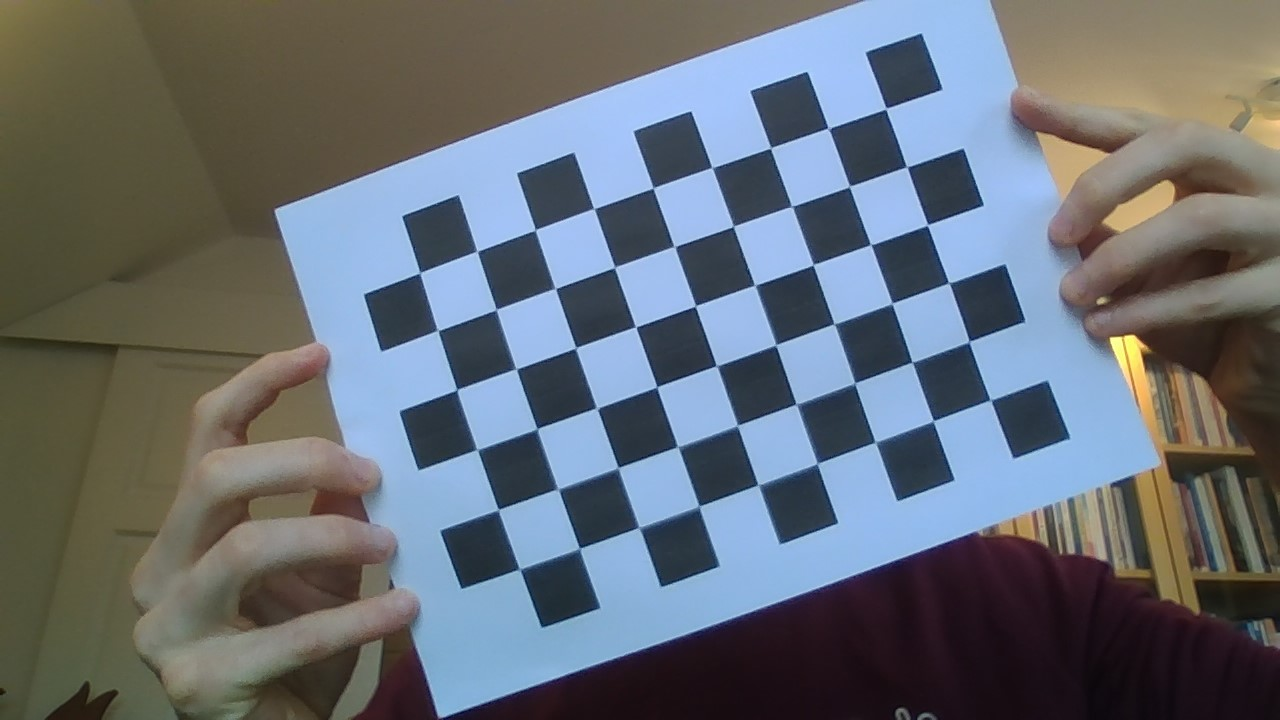
#> input picture camera_geometric_calibration/images/WIN_20230212_15_51_43_Pro.jpg, 1280 x 720 px; its folder holds only this picture in this run
$ python calibration_test.py
#> lines starting #> are read from the running program, lines starting #| are printed output that depends on the picture; after the words box and inside, x2 and y2 are one past the last pixel; in counts of white or black regions, pixels touching at a corner belong together; long printed decimals are rounded
# -*- coding: utf-8 -*-
"""
Created on Sun Feb 12 15:38:53 2023

@author: fedor
"""

import numpy as np
import cv2 as cv
import glob

# termination criteria
criteria = (cv.TERM_CRITERIA_EPS + cv.TERM_CRITERIA_MAX_ITER, 30, 0.001)
# prepare object points, like (0,0,0), (1,0,0), (2,0,0) ....,(6,5,0)
objp = np.zeros((9 * 6, 3), np.float32)

# Multiplied by 24 so that the object point coordinates are in mm
objp[:, :2] = 24 * np.mgrid[0:6, 0:9].T.reshape(-1, 2)
# Arrays to store object points and image points from all the images.
objpoints = []  # 3d point in real world space
imgpoints = []  # 2d points in image plane.
images = glob.glob('images/*.jpg')
for fname in images:
    img = cv.imread(fname)
#> img is the input picture: shape (720, 1280, 3); mean B, G, R 115.9, 109, 102.6
    gray = cv.cvtColor(img, cv.COLOR_BGR2GRAY)
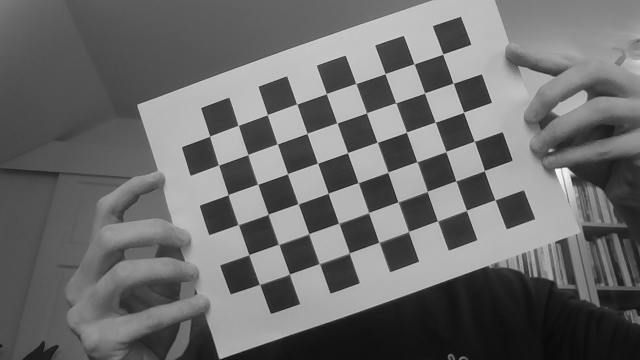
#> gray: shape (720, 1280) (shown at 1/2 size); min 6, max 247, mean 107.9
    # Find the chess board corners. shape is cols,rows
    ret, corners = cv.findChessboardCorners(gray, (6, 9), None)
#> ret = True; corners = 54 rows, first 8: [886, 108.5], [906.8, 166.8], [927.2, 225], [948.2, 281.9], [968.9, 340.7], [989.6, 399.7], [827.4, 128.1], [849.5, 186]
    # If found, add object points, image points (after refining them)
    if ret == True:
        objpoints.append(objp)
        corners2 = cv.cornerSubPix(gray, corners, (11, 11), (-1, -1), criteria)
#> corners2 = 54 rows, first 8: [885.9, 108.6], [906.7, 166.9], [927.5, 225], [948.9, 282.9], [969.2, 341.7], [990.4, 400], [828.4, 128.3], [849.5, 186.4]
        imgpoints.append(corners2)
        # Draw and display the corners
        cv.drawChessboardCorners(img, (6, 9), corners2, ret)
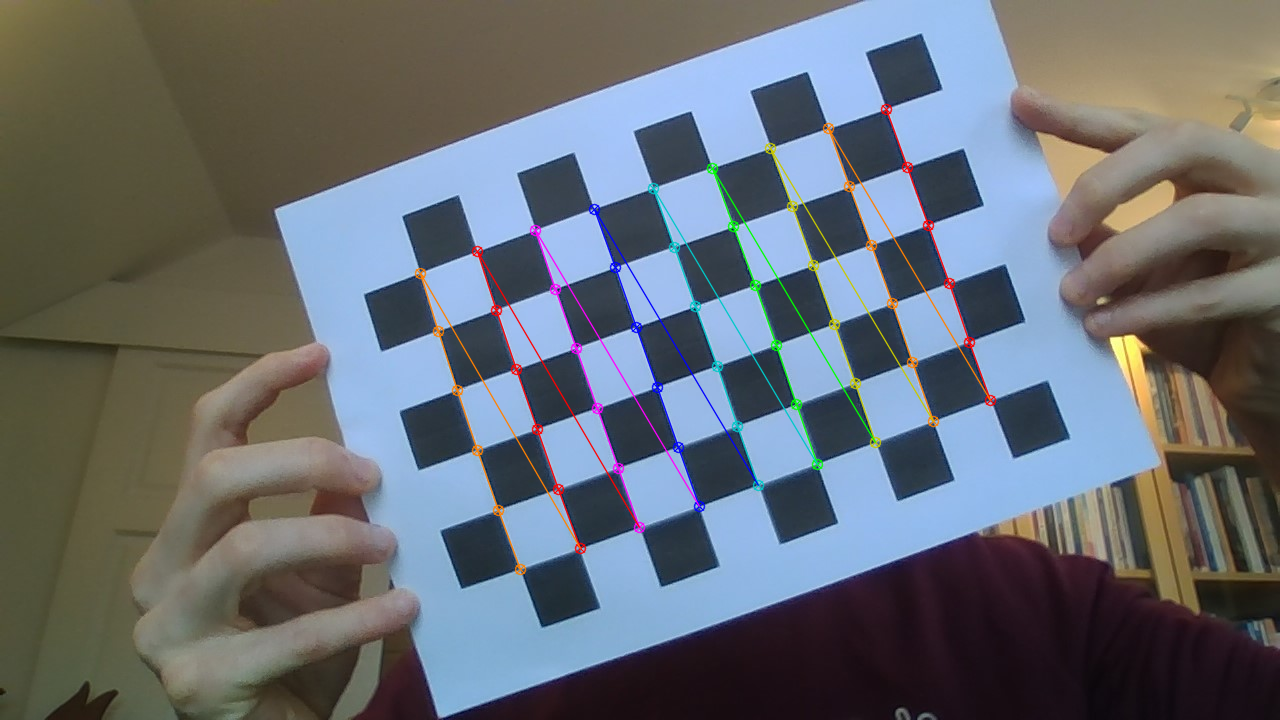
#> img: shape (720, 1280, 3); 2.08% of pixels changed, all inside (x1, y1, x2, y2) = (414, 103, 997, 576)
        cv.imshow('img', img)
        cv.waitKey(1000)
ret, mtx, dist, rvecs, tvecs = cv.calibrateCamera(objpoints, imgpoints, gray.shape[::-1], None, None)
#> ret = 0.425; mtx = [[3174.2, 0, 588.5], [0, 3203.9, 447.1], [0, 0, 1]]; dist = [[-3.6, 90.52, -0.0576, 0.0537, -1170.8]]; rvecs = ([-0.0958, 0.0522, 1.23],); tvecs = ([115, -129.7, 1213.9],)
cv.destroyAllWindows()

"""
img = cv.imread('images/WIN_20230212_15_51_43_Pro.jpg')
h,  w = img.shape[:2]
newcameramtx, roi = cv.getOptimalNewCameraMatrix(mtx, dist, (w,h), 1, (w,h))
# undistort
dst = cv.undistort(img, mtx, dist, None, newcameramtx)
# crop the image
x, y, w, h = roi
dst = dst[y:y+h, x:x+w]
cv.imwrite('calibresult.png', dst)
"""
import math

mean_error = 0
points = 0
for i in range(len(objpoints)):
    imgpoints2, _ = cv.projectPoints(objpoints[i], rvecs[i], tvecs[i], mtx, dist)
    error = cv.norm(imgpoints[i], imgpoints2, cv.NORM_L2)
    points += len(imgpoints2)
    mean_error += error
#> this loop made 1 pass
#> (error, points, mean_error) on pass 1: (3.12, 54, 3.12)
#> after the loop, mean_error = 3.12; points = 54

print("ret:", str(ret))
#| ret: 0.4249
print("total error: {}".format(math.sqrt(mean_error / points)))
#| total error: 0.2405


"""
    dist12 = euclid_distance(cor1, cor2)
    dist32 = euclid_distance(cor1, cor3)

    # Assumes that the corner points are further apart in the direction with more chessboard squares,
    # which will be true for normal inputs.
    if num_rows <= num_cols:
        if dist12 <= dist32:
            row_cor = cor1
            col_cor = cor3
        else:
            row_cor = cor3
            col_cor = cor1
    else:
        if dist12 <= dist32:
            col_cor = cor1
            row_cor = cor3
        else:
            col_cor = cor3
            row_cor = cor1
"""

$ run again, on camera_geometric_calibration/images/WIN_20230212_15_52_00_Pro.jpg
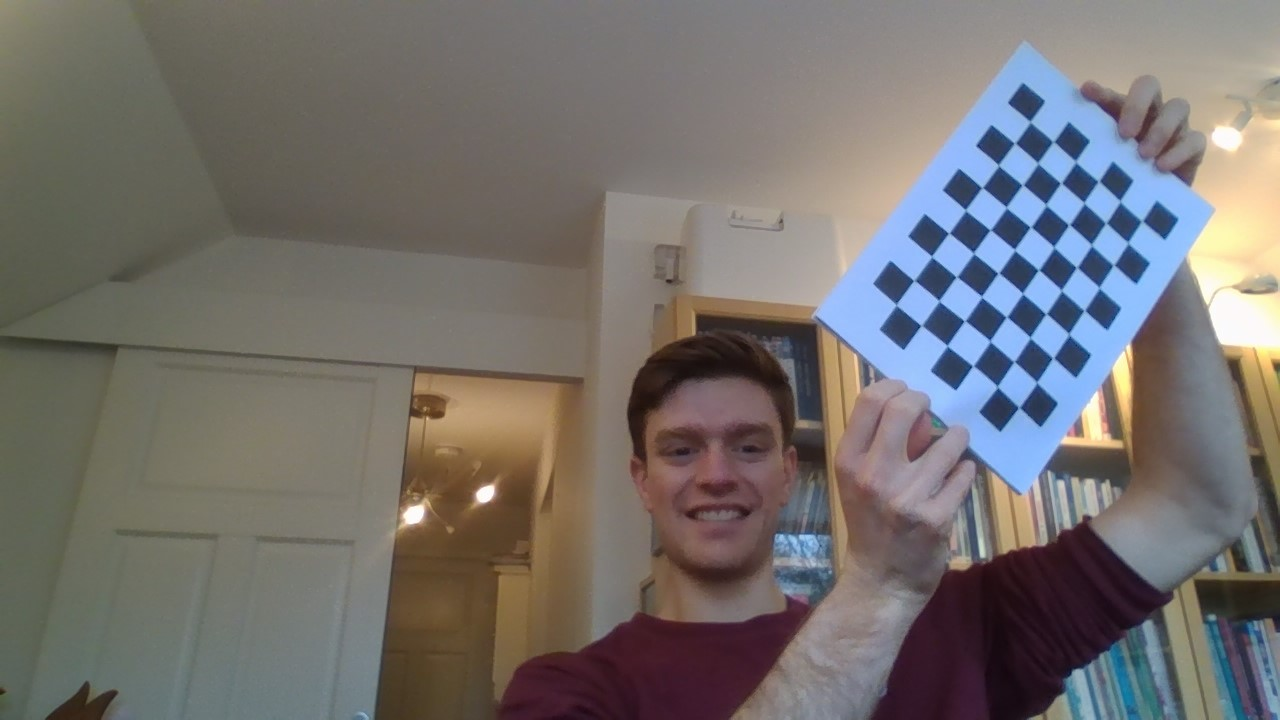
#> input picture camera_geometric_calibration/images/WIN_20230212_15_52_00_Pro.jpg, 1280 x 720 px
#> img is the input picture: shape (720, 1280, 3); mean B, G, R 110, 112.2, 116
#> `gray = cv.cvtColor(img, cv.COLOR_BGR2GRAY)`:
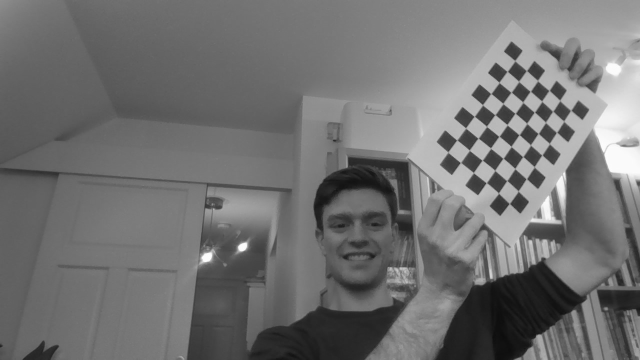
#> gray: shape (720, 1280) (shown at 1/2 size); min 12, max 255, mean 113.1
#> `ret, corners = cv.findChessboardCorners(gray, (6, 9), None)`: ret = True; corners = 54 rows, first 8: [1030.1, 120.9], [1052.1, 141.8], [1076.1, 162.6], [1098.5, 181.3], [1120.2, 200.1], [1142.9, 220.8], [1014.4, 143], [1037.3, 162.2]
#> corners2 = 54 rows, first 8: [1030.2, 121.8], [1053.5, 141.6], [1075.6, 161.6], [1098.6, 181.2], [1120, 201.2], [1142, 221.1], [1014.8, 143.2], [1037.9, 163.1]
#> `cv.drawChessboardCorners(img, (6, 9), corners2, ret)`:
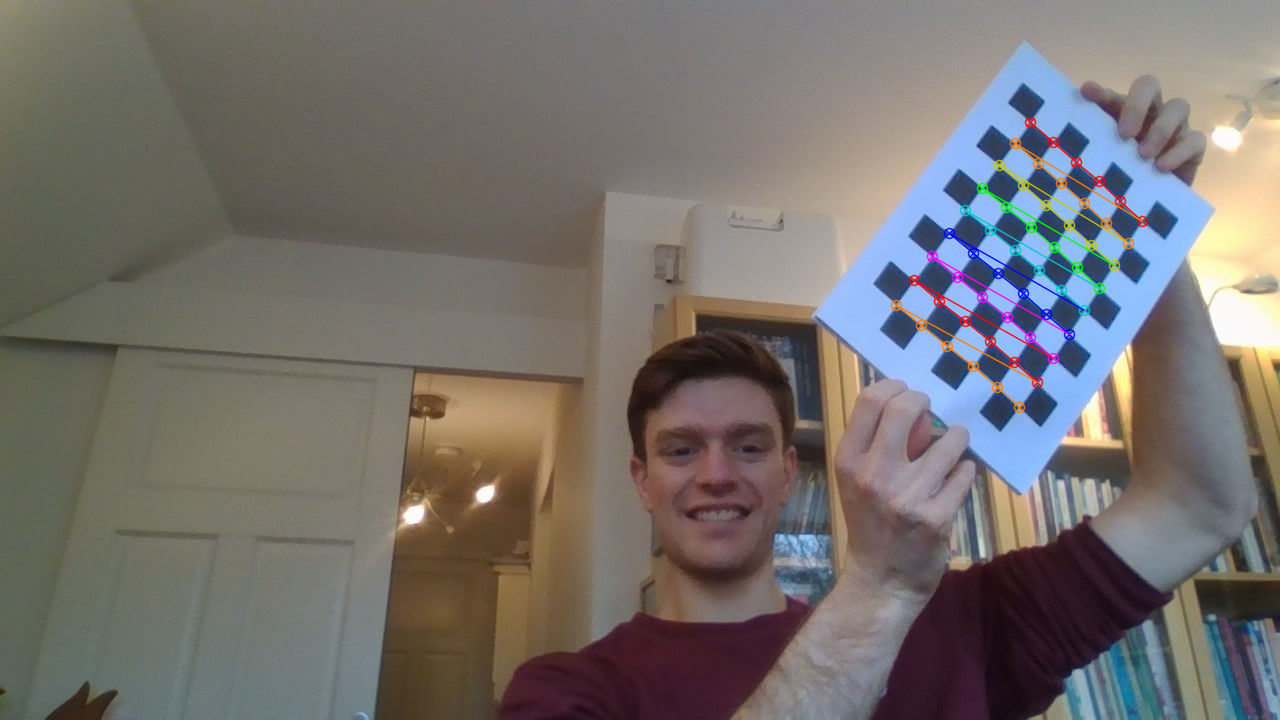
#> img: shape (720, 1280, 3); 1.16% of pixels changed, all inside (x1, y1, x2, y2) = (890, 116, 1149, 414)
#> `ret, mtx, dist, rvecs, tvecs = cv.calibrateCamera(objpoints, imgpoints..`: ret = 0.377; mtx = [[734.9, 0, 567.7], [0, 643, 129.2], [0, 0, 1]]; dist = [[0.613, -0.743, 0.0901, -0.116, 0.371]]; rvecs = ([0.147, -0.0719, 0.613],); tvecs = ([354, -28.18, 514.1],)
#> the loop `for i in range(len(objpoints)):` made 1 pass
#> (error, points, mean_error) on pass 1: (2.77, 54, 2.77)
#> after the loop `for i in range(len(objpoints)):`: mean_error = 2.77; points = 54
#| ret: 0.3772
#| total error: 0.2265

$ run again, on camera_geometric_calibration/images/WIN_20230212_15_52_03_Pro.jpg
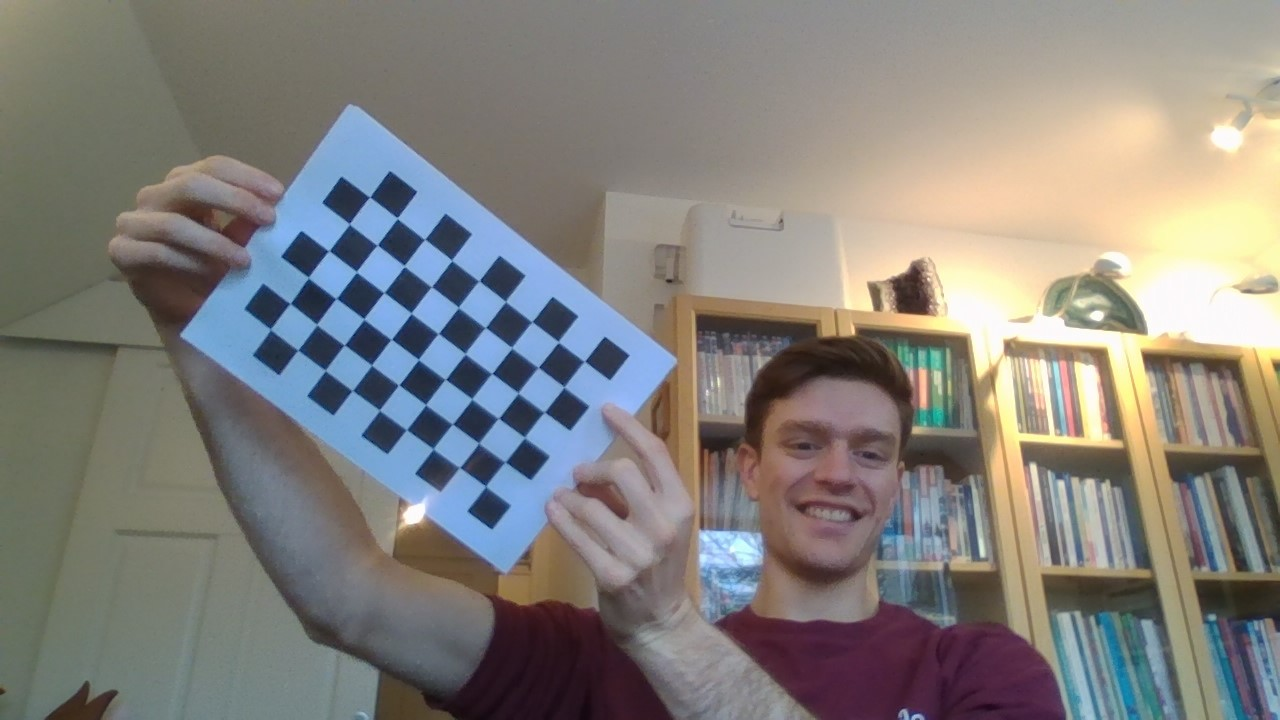
#> input picture camera_geometric_calibration/images/WIN_20230212_15_52_03_Pro.jpg, 1280 x 720 px
#> img is the input picture: shape (720, 1280, 3); mean B, G, R 125.3, 129.3, 131.9
#> `gray = cv.cvtColor(img, cv.COLOR_BGR2GRAY)`:
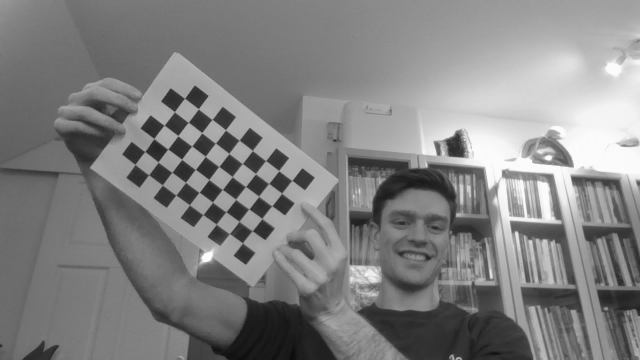
#> gray: shape (720, 1280) (shown at 1/2 size); min 12, max 255, mean 129.6
#> `ret, corners = cv.findChessboardCorners(gray, (6, 9), None)`: ret = True; corners = 54 rows, first 8: [584.5, 361.3], [563.8, 387.1], [544.4, 411.9], [524.8, 437.4], [505, 461.6], [485.7, 486.1], [558.6, 342.4], [538.4, 367.4]
#> corners2 = 54 rows, first 8: [584.3, 361.2], [564.1, 387], [544.3, 412.1], [524.4, 437.5], [505.1, 461.9], [485.5, 486.3], [558.3, 341.9], [538.1, 367.4]
#> `cv.drawChessboardCorners(img, (6, 9), corners2, ret)`:
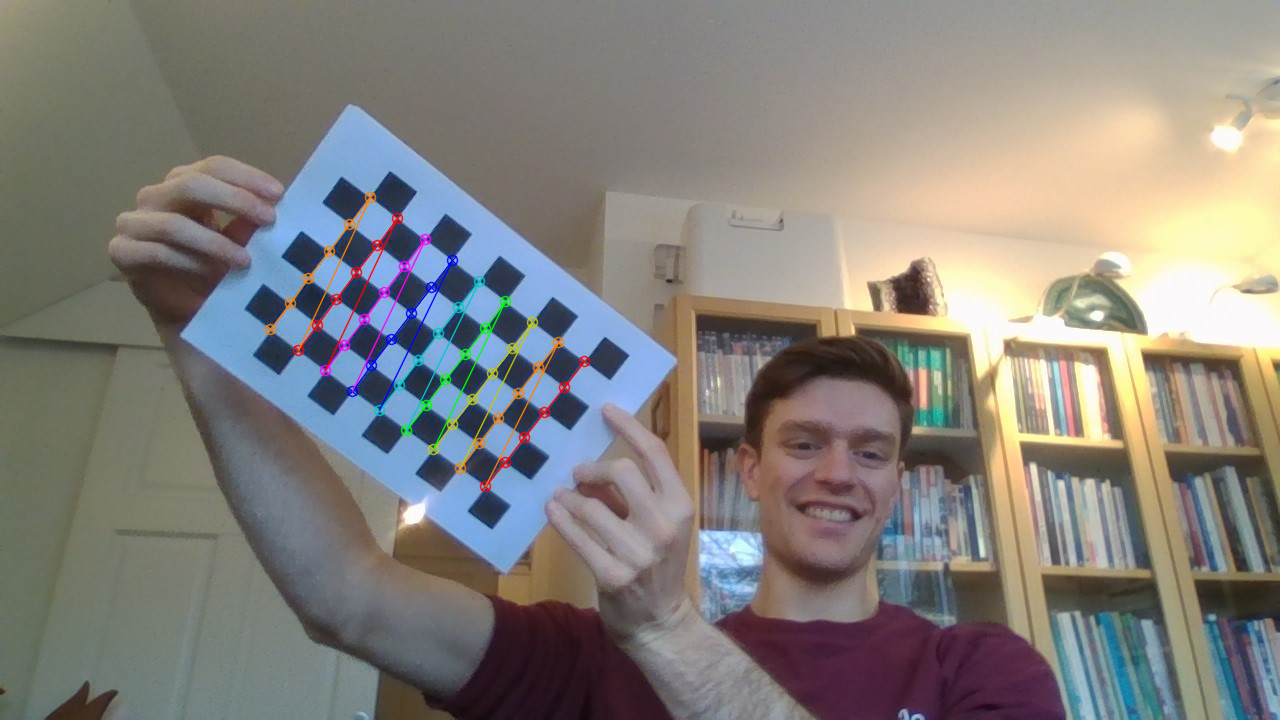
#> img: shape (720, 1280, 3); 1.26% of pixels changed, all inside (x1, y1, x2, y2) = (264, 191, 591, 493)
#> `ret, mtx, dist, rvecs, tvecs = cv.calibrateCamera(objpoints, imgpoints..`: ret = 0.21; mtx = [[1806.2, 0, 747.5], [0, 1813.9, 361.2], [0, 0, 1]]; dist = [[-1.77, 15.57, -0.0655, -0.0834, -95]]; rvecs = ([-0.171, -0.392, 2.21],); tvecs = ([-117.6, 0.757, 1312.8],)
#> the loop `for i in range(len(objpoints)):` made 1 pass
#> (error, points, mean_error) on pass 1: (1.54, 54, 1.54)
#> after the loop `for i in range(len(objpoints)):`: mean_error = 1.54; points = 54
#| ret: 0.2101
#| total error: 0.1691
